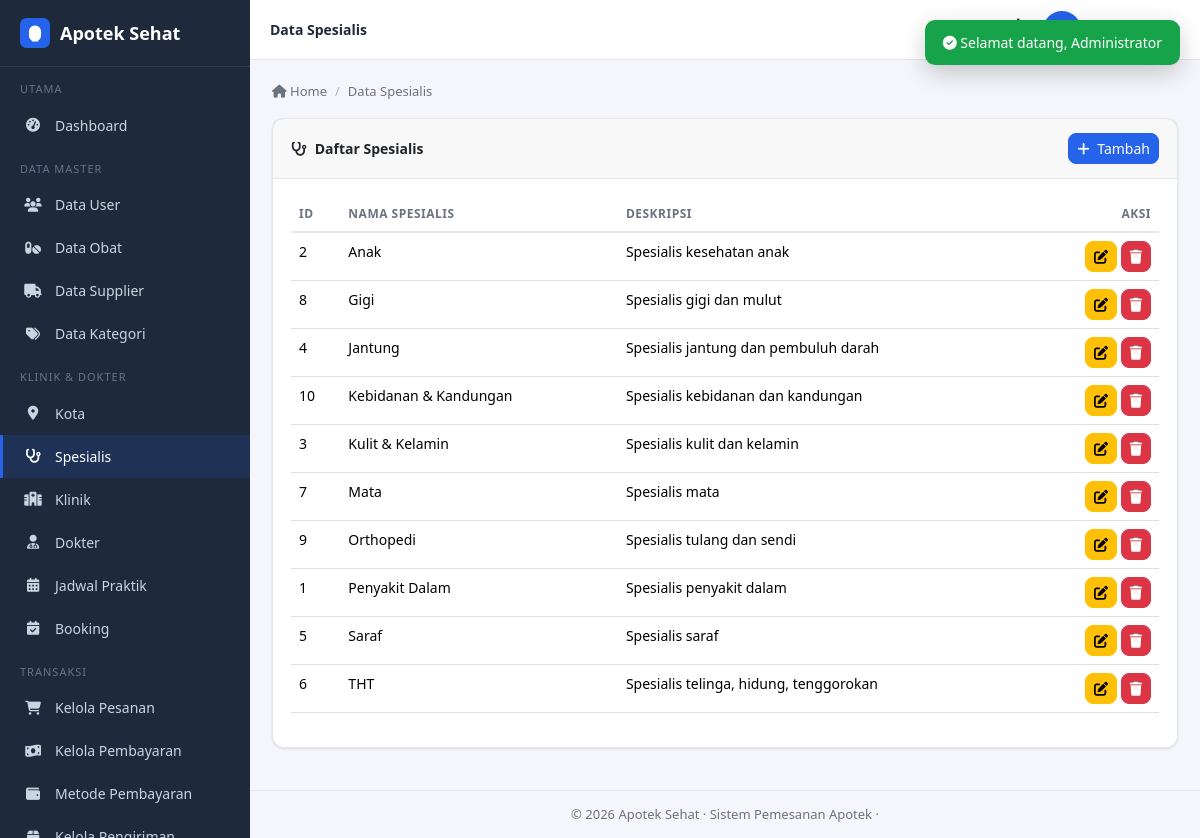
Screenshot of /admin/spesialis/index.php (signed in) with the database file from the repository.
### tables this page shows
CREATE TABLE IF NOT EXISTS spesialis (
  id_spesialis   INT(11) UNSIGNED NOT NULL AUTO_INCREMENT,
  nama_spesialis VARCHAR(100) NOT NULL,
  deskripsi      TEXT DEFAULT NULL,
  PRIMARY KEY (id_spesialis)
);

### functions/functions.php (called while the page is built, shortened)
<?php
function csrf_token() {
    return $_SESSION['csrf'];
}
function e($str) {
    return htmlspecialchars((string)($str ?? ''), ENT_QUOTES, 'UTF-8');
}

### admin/spesialis/index.php (the view, shortened to what this page needs)
<?php
require_once '../../config/koneksi.php';
$list = $pdo->query("SELECT * FROM spesialis ORDER BY nama_spesialis")->fetchAll();
require_once '../../includes/header_admin.php';
?>
<div class="card">
    <div class="card-header d-flex justify-content-between align-items-center">
        <span><i class="fas fa-stethoscope me-2"></i>Daftar Spesialis</span>
        <button class="btn btn-sm btn-primary" data-bs-toggle="modal" data-bs-target="#modalForm"><i class="fas fa-plus me-1"></i> Tambah</button>
    </div>
    <div class="card-body">
        <table id="table" class="table table-hover" style="width:100%">
            <thead><tr><th>ID</th><th>Nama Spesialis</th><th>Deskripsi</th><th class="text-end">Aksi</th></tr></thead>
            <tbody>
            <?php foreach ($list as $r): ?>
                <tr>
                    <td><?= e($r['id_spesialis']) ?></td>
                    <td><?= e($r['nama_spesialis']) ?></td>
                    <td><?= e($r['deskripsi']) ?></td>
                    <td class="text-end">
                        <button class="btn btn-sm btn-warning" data-bs-toggle="modal" data-bs-target="#modalForm" data-id="<?= e($r['id_spesialis']) ?>" data-nama="<?= e($r['nama_spesialis']) ?>" data-deskripsi="<?= e($r['deskripsi']) ?>"><i class="fas fa-edit"></i></button>
                        <a href="?hapus=<?= e($r['id_spesialis']) ?>&csrf_token=<?= csrf_token() ?>" class="btn btn-sm btn-danger" onclick="return confirm('Hapus spesialis ini?')"><i class="fas fa-trash"></i></a>
                    </td>
                </tr>
            <?php endforeach; ?>
            </tbody>
        </table>
    </div>
</div>
<?php require_once '../../includes/footer_admin.php'; ?>

### assets/css/style.css (style rules this page uses)
:root { --primary: #2563eb; --primary-dark: #1d4ed8; --primary-light: #dbeafe; --bg: #f4f6fb; --surface: #ffffff; --text: #1f2937; --text-muted: #6b7280; --border: #e5e7eb; --sidebar-bg: #1e293b; --sidebar-text: #cbd5e1; --success: #16a34a; --danger: #dc2626; --warning: #f59e0b; --info: #0ea5e9; --shadow: 0 1px 3px rgba(0,0,0,.08), 0 1px 2px rgba(0,0,0,.04); --radius: 12px; }
* { box-sizing: border-box; }
body { background: var(--bg); color: var(--text); font-family: 'Segoe UI', system-ui, -apple-system, sans-serif; margin: 0; font-size: 14px; }
a { text-decoration: none; color: var(--primary); }
.table td, .table th { white-space: normal; overflow-wrap: anywhere; word-break: break-word; }
.card, .card-body, .card-header, .alert, .modal-body, .modal-header, .modal-footer, .dropdown-menu, .dropdown-item { overflow-wrap: anywhere; word-break: break-word; }
.card { background: var(--surface); border: 1px solid var(--border); border-radius: var(--radius); box-shadow: var(--shadow); margin-bottom: 20px; }
.card-header { padding: 14px 18px; border-bottom: 1px solid var(--border); font-weight: 600; display: flex; justify-content: space-between; align-items: center; }
.card-body { padding: 18px; }
.btn-primary, .btn-success, .btn-danger, .btn-warning, .btn-info, .btn-secondary, .btn-outline-primary { border-radius: 8px; font-size: 14px; }
.btn-primary { background: var(--primary); border-color: var(--primary); }
.table { color: var(--text); }
.table > :not(caption) > * > * { background: transparent; }
.table thead th { border-bottom: 2px solid var(--border); font-size: 12px; text-transform: uppercase; letter-spacing: .5px; color: var(--text-muted); }

### rows the page displays
spesialis: id_spesialis "2", nama_spesialis "Anak", deskripsi "Spesialis kesehatan anak"
spesialis: id_spesialis "8", nama_spesialis "Gigi", deskripsi "Spesialis gigi dan mulut"
spesialis: id_spesialis "4", nama_spesialis "Jantung", deskripsi "Spesialis jantung dan pembuluh darah"
spesialis: id_spesialis "10", nama_spesialis "Kebidanan & Kandungan", deskripsi "Spesialis kebidanan dan kandungan"
spesialis: id_spesialis "3", nama_spesialis "Kulit & Kelamin", deskripsi "Spesialis kulit dan kelamin"
spesialis: id_spesialis "7", nama_spesialis "Mata", deskripsi "Spesialis mata"
spesialis: id_spesialis "9", nama_spesialis "Orthopedi", deskripsi "Spesialis tulang dan sendi"
spesialis: id_spesialis "1", nama_spesialis "Penyakit Dalam", deskripsi "Spesialis penyakit dalam"
spesialis: id_spesialis "5", nama_spesialis "Saraf", deskripsi "Spesialis saraf"
spesialis: id_spesialis "6", nama_spesialis "THT", deskripsi "Spesialis telinga, hidung, tenggorokan"

### other values shown
$page_title "Data Spesialis"
